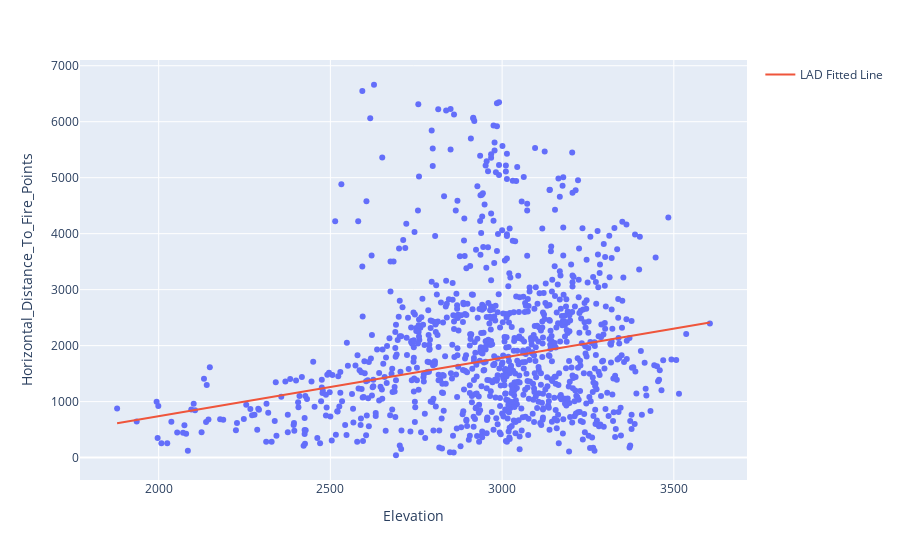

Source (notebook cell):
### Code cell
import pandas as pd
import numpy as np
import plotly.express as px
import plotly.graph_objects as go
from sklego.linear_model import LADRegression
from sklearn.model_selection import KFold
from sklearn.metrics import mean_squared_error

pd.set_option('display.max_columns', None)
pd.options.display.max_colwidth = 500
pd.options.display.max_rows = 100

# Sample the data
sample_df = train_data.sample(n=1000, random_state=42)

# Fit the LAD regression model
lad_fit = LADRegression()
lad_fit.fit(X=np.array(sample_df["Elevation"]).reshape(-1, 1),
            y=sample_df["Horizontal_Distance_To_Fire_Points"])

# Get the intercept and coefficient
intercept = lad_fit.intercept_
coef = lad_fit.coef_[0]

# Calculate predicted values
sample_df['predicted'] = intercept + coef * sample_df["Elevation"]

# Plot the LAD fitted line on top of the scatterplot
fig = px.scatter(sample_df, x="Elevation", y="Horizontal_Distance_To_Fire_Points")
fig.add_trace(
    go.Scatter(
        x=sample_df["Elevation"],
        y=sample_df['predicted'],
        mode='lines',
        name='LAD Fitted Line'
    )
)

fig.show()

### Figure 1 — Plotly figure (JSON) as saved in the notebook; plotly's stock layout.template omitted (floating-point values rounded to 4 significant figures; data arrays with more than 128 entries replaced by an {"elided": "..."} marker saying what was removed)
{"data": [{"hovertemplate": "Elevation=%{x}<br>Horizontal_Distance_To_Fire_Points=%{y}<extra></extra>", "legendgroup": "", "marker": {"color": "#636efa", "symbol": "circle"}, "mode": "markers", "name": "", "orientation": "v", "showlegend": false, "type": "scatter", "x": {"elided": "1000 int values"}, "xaxis": "x", "y": {"elided": "1000 int values"}, "yaxis": "y"}, {"mode": "lines", "name": "LAD Fitted Line", "type": "scatter", "x": {"elided": "1000 int values"}, "y": {"elided": "1000 float values"}}], "layout": {"legend": {"tracegroupgap": 0}, "margin": {"t": 60}, "xaxis": {"anchor": "y", "domain": [0, 1], "title": {"text": "Elevation"}}, "yaxis": {"anchor": "x", "domain": [0, 1], "title": {"text": "Horizontal_Distance_To_Fire_Points"}}}}
